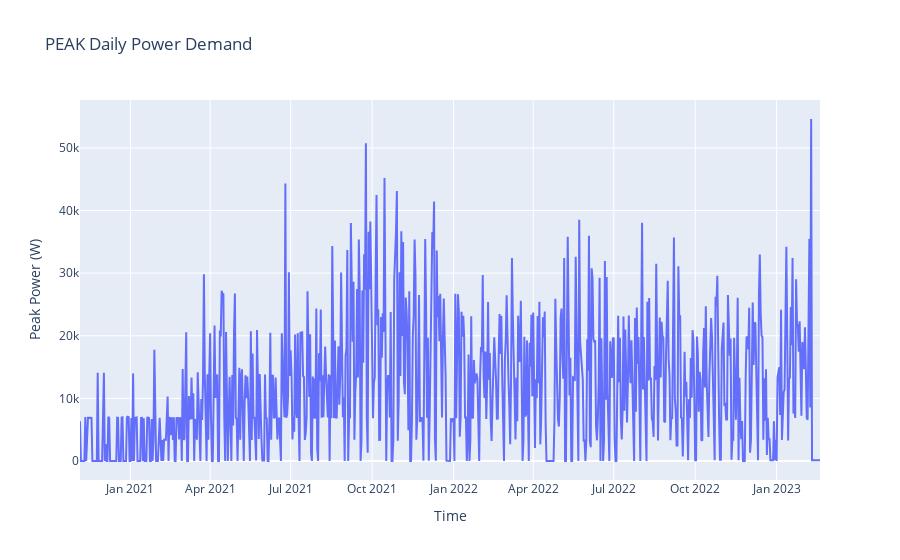

The code cell stored with this chart in its notebook:
### Code cell
fig = go.Figure()
fig.add_trace(
    go.Scatter(
        x = dailydemand.index, y = dailydemand["peak_power_W"], hovertext=dailydemand["day"]
    )
)
fig.update_layout(title = f"PEAK Daily Power Demand", xaxis_title = "Time", yaxis_title="Peak Power (W)")
fig.show()

### Figure 1 — Plotly figure (JSON) as saved in the notebook; plotly's stock layout.template omitted (floating-point values rounded to 4 significant figures; data arrays with more than 128 entries replaced by an {"elided": "..."} marker saying what was removed)
{"data": [{"hovertext": {"elided": "837 str values"}, "type": "scatter", "x": {"elided": "837 str values"}, "y": {"elided": "837 int values"}}], "layout": {"title": {"text": "PEAK Daily Power Demand"}, "xaxis": {"title": {"text": "Time"}}, "yaxis": {"title": {"text": "Peak Power (W)"}}}}
